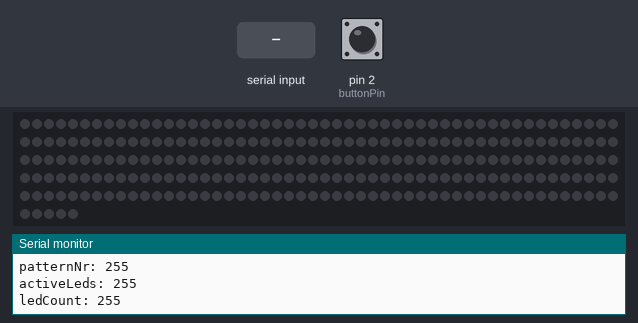
Bench run of a sketch on a simulated Arduino Uno, built with avr-gcc and run on an emulated ATmega328P. On the bench: 255 RGB LEDs in strip order, left to right, continuing on the next row, the last lines printed to the serial monitor. The test bench sets the inputs (shaded band); at power-on: pin 2 (buttonPin) HIGH. EEPROM starts erased.

Above: at 1.2 s.
1.3 s: pin 2 (buttonPin) pulled LOW for 0.15 s
At 2.1 s:
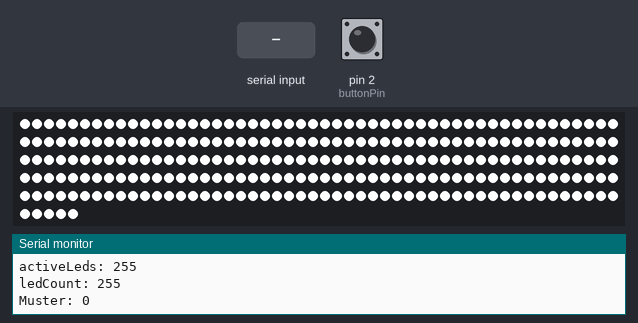
2.9 s: "N90\n" received over the second serial link
4.4 s: "A90\n" received over the second serial link
6.1 s: "S90\n" received over the second serial link
At 7.0 s:
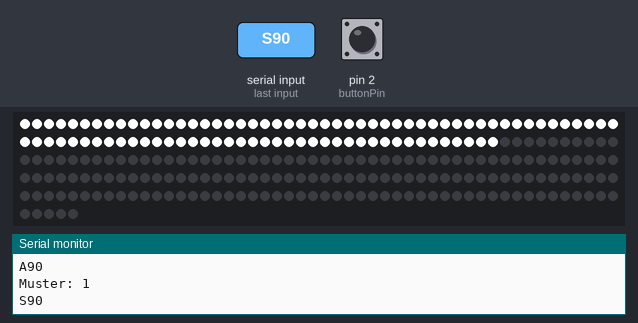
7.6 s: "A,45\n" received over the second serial link
10.6 s: pin 2 (buttonPin) pulled LOW for 1 s
At 12.72 s:
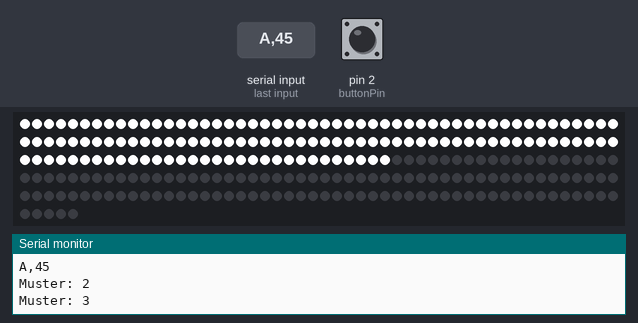
Timing chart, 0 to 13.2 s (numbered marks = the images above; inputs shaded):
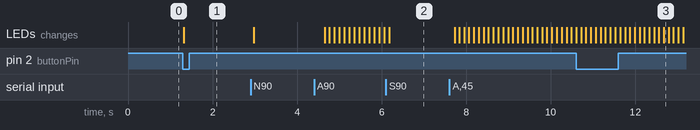

The sketch:

Bluetooth.ino
```cpp
#include <Adafruit_NeoPixel.h>
#include <EEPROM.h>
#include <SoftwareSerial.h>

#include "HardwareSerial.h"

#define ledPin 6
#define buttonPin 2

SoftwareSerial bt(10, 11);
uint32_t color = Adafruit_NeoPixel::Color(255, 255, 255);
int patternNr = 0;
bool oldState = false;
unsigned long edgeTimeout = millis();
unsigned long eepromTimeout = millis();
unsigned long timeout = millis();
int activeLeds = 5;
int ledCount = 30;
Adafruit_NeoPixel strip = Adafruit_NeoPixel(255, ledPin, NEO_GRB + NEO_KHZ800);
char btChar = ' ';
char btId = ' ';
char btIdTemp = ' ';
bool btIdExpected = true;
bool btNewReading = false;
String btValueString = "";
float btValue;
int direction = 1;
int currentLed = 0;
const int pattern = 4;
const int timer = 100;

void initialize() {  // Initialisierung
    direction = 1;
    currentLed = 0;
}

void printMusterNr() {  // Muster Nummer ausgeben
    Serial.print("Muster: ");
    Serial.println(patternNr);
}

void buttonQuery() {  // Button abfragen
    bool state = !digitalRead(buttonPin);
    bool risingEdge = state && !oldState;
    bool fallingEdge = !state && oldState;

    oldState = state;

    if (risingEdge && (millis() > edgeTimeout + 20)) {
        initialize();
        patternNr = (patternNr + 1) % pattern;
        printMusterNr();
    }
    if (risingEdge || fallingEdge) {
        edgeTimeout = millis();
    }
}

void btQuery() {  // Bluetooth abfragen
    btNewReading = false;
    if (bt.available()) {
        btChar = bt.read();
        Serial.write(btChar);
        if (btIdExpected) {
            btIdTemp = btChar;
            btIdExpected = false;
            btValueString = "";
        } else {
            if ((btChar != ' ') && (btChar != '\n')) btValueString += btChar;
            if (btChar == '\n') {
                btId = btIdTemp;
                btValue = btValueString.toFloat();
                btValueString = "";
                btIdExpected = true;
                btNewReading = true;
            }
        }
    }
}

void btSetValue() {  // Bluetooth Signal verarbeiten
    switch (btId) {
        case 'N':
            initialize();
            activeLeds = (ledCount * btValue) / 100;
            break;
        case 'A':
            if (btNewReading) {
                initialize();
                patternNr = (patternNr + 1) % pattern;
                printMusterNr();
            }
            break;
        case 'S':
            initialize();
            ledCount = btValue;
            break;
        case 'C':
            if (btNewReading) {
                int tmp = btValue;
                switch (tmp) {
                    case 0:
                        color = Adafruit_NeoPixel::Color(255, 255, 255);
                        break;
                    case 1:
                        color = Adafruit_NeoPixel::Color(255, 0, 0);
                        break;
                    case 2:
                        color = Adafruit_NeoPixel::Color(0, 255, 0);
                        break;
                    case 3:
                        color = Adafruit_NeoPixel::Color(0, 0, 255);
                        break;
                }
            }
            break;
    }
}

void showTimeout() {  // fix strip.show() weil libary nicht funktioniert
    if ((timeout + 50) < millis()) {
        strip.show();
        timeout = millis();
    }
}

void loadFromEeprom() {         // Laden aus EEPROM
    if (EEPROM.read(0) == 0) {  // default Werte
        patternNr = 0;
        activeLeds = 5;
        ledCount = 30;
    } else {
        patternNr = EEPROM.read(0);
        activeLeds = EEPROM.read(1);
        ledCount = EEPROM.read(2);

        Serial.print("patternNr: ");
        Serial.println(patternNr);
        Serial.print("activeLeds: ");
        Serial.println(activeLeds);
        Serial.print("ledCount: ");
        Serial.println(ledCount);
    }
}

void saveToEeprom() {  // Speichern in EEPROM
    EEPROM.write(0, patternNr);
    EEPROM.write(1, activeLeds);
    EEPROM.write(2, ledCount);
}

//--------------MUSTER---------------
void pattern0() {  // alle in einer Farbe
    strip.clear();
    for (int i = 0; i < activeLeds; i++) {
        strip.setPixelColor(i, color);
    }
    showTimeout();
}

void pattern1() {  // lauflicht
    if ((timeout + timer) < millis()) {
        strip.clear();
        for (int i = currentLed; i <= currentLed + activeLeds - 1; ++i) {
            strip.setPixelColor(i % ledCount, color);
        }
        currentLed = (currentLed + 1) % ledCount;
        showTimeout();

        timeout = millis();
    }
}

void pattern2() {  // hin & her Lauflicht
    if ((timeout + timer) < millis()) {
        strip.clear();
        for (int i = currentLed; i <= currentLed + activeLeds - 1; i++) {
            strip.setPixelColor(i, color);
        }
        currentLed += direction;
        if ((currentLed == 0) || (currentLed == ledCount - activeLeds)) {
            direction = -direction;
        }
        showTimeout();

        timeout = millis();
    }
}

void pattern3() {  // symmetrisch
    if ((timeout + timer) < millis()) {
        strip.clear();
        for (int i = currentLed; i <= currentLed + (activeLeds / 2) - 1; i++) {
            strip.setPixelColor(i, color);
        }
        for (int i = ledCount - currentLed - (activeLeds / 2);
             i <= ledCount - currentLed - 1; i++) {
            strip.setPixelColor(i, color);
        }
        currentLed += direction;
        if ((currentLed == 0) ||
            (currentLed == (ledCount / 2) - (activeLeds / 2))) {
            direction = -direction;
        }
        showTimeout();

        timeout = millis();
    }
}
//-----------------------------------

void setup() {
    pinMode(buttonPin, INPUT_PULLUP);
    Serial.begin(9600);
    bt.begin(9600);
    strip.begin();

    loadFromEeprom();
}

void loop() {
    // Bluetooth
    btQuery();
    btSetValue();

    // Button
    buttonQuery();

    // save to EEPROM
    if (millis() > (eepromTimeout + 500)) {
        saveToEeprom();
        eepromTimeout = millis();
    }

    // Muster
    switch (patternNr) {
        case 0:
            pattern0();
            break;
        case 1:
            pattern1();
            break;
        case 2:
            pattern2();
            break;
        case 3:
            pattern3();
            break;
    }
}
```

Measured:
- after the input at 1.3 s, the LEDs: change at once (image 1)
